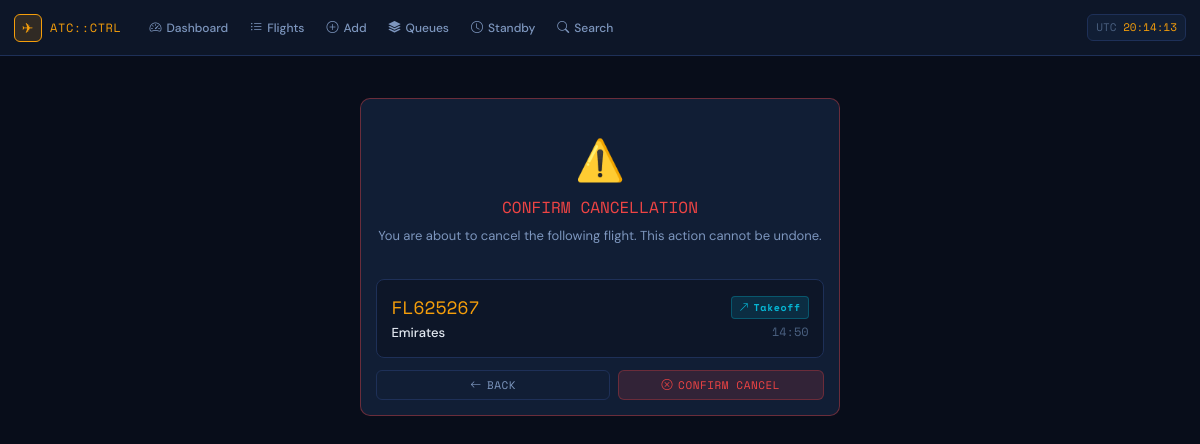
Screenshot of /flights/2/cancel/ with the database file from the repository.
### port/models.py (models this page shows, shortened)
class Flight(models.Model):
    STATUS_CHOICES = [
        ('landing',  'Landing'),
        ('takeoff',  'Takeoff'),
        ('StandBy',  'Stand By'),
        ('Landed',   'Landed'),
        ('Departed', 'Departed'),
        ('Cancelled','Cancelled'),
    ]
    flight_id    = models.IntegerField(unique=True, verbose_name="Flight ID")
    airline      = models.CharField(max_length=100, default="Unknown")
    status       = models.CharField(max_length=20, choices=STATUS_CHOICES, default='StandBy')
    emergency    = models.BooleanField(default=False)
    time         = models.IntegerField(
        default=0,
        help_text="Scheduled time in minutes past midnight (0–1439)"
    )
    date_day     = models.IntegerField(
        default=1,
        verbose_name="Day of Year",
        help_text="Day of the current year (1–365). Cannot be earlier than today."
    )
    runway_id    = models.IntegerField(
        default=1,
        verbose_name="Runway ID",
        help_text="Runway number (1–5)"
    )
    created_at   = models.DateTimeField(default=timezone.now)
    processed_at = models.DateTimeField(null=True, blank=True)
    class Meta:
        ordering = ['date_day', 'time', '-emergency']
    @property
    def formatted_time(self):
        h = self.time // 60
        m = self.time % 60
        return f"{h:02d}:{m:02d}"

### port/views.py (the view, shortened to what this page needs)
# urls.py: path('flights/<int:pk>/cancel/', views.cancel_flight, name='cancel_flight'),
def cancel_flight(request, pk):
    flight = get_object_or_404(Flight, pk=pk)
    return render(request, 'port/confirm_cancel.html', {'flight': flight})

### port/templates/port/confirm_cancel.html (shortened to what this page needs)
{% extends 'port/base.html' %}
{% block content %}
<div style="max-width:480px; margin:0 auto; margin-top:2rem;">
  <div class="atc-card" style="border-color:rgba(239,68,68,0.4);">
    <div style="text-align:center; padding:16px 0 8px;">
      <div style="font-size:40px; margin-bottom:8px;">⚠️</div>
      <h2 style="font-family:var(--mono); font-size:16px; color:var(--red);">CONFIRM CANCELLATION</h2>
      <p style="color:var(--text-secondary); font-size:13px; margin-top:8px;">
        You are about to cancel the following flight. This action cannot be undone.
      </p>
    </div>
    <div style="background:var(--bg-panel); border:1px solid var(--border); border-radius:8px; padding:14px; margin:12px 0;">
      <div style="display:flex; justify-content:space-between; align-items:center; flex-wrap:wrap; gap:8px;">
        <div>
          <div style="font-family:var(--mono); font-size:18px; color:var(--amber);">FL{{ flight.flight_id }}</div>
          <div style="font-size:13px; color:var(--text-primary); font-weight:500; margin-top:2px;">{{ flight.airline }}</div>
        </div>
        <div style="text-align:right;">
          {% include 'port/_status_badge.html' with status=flight.status %}
          <div style="font-family:var(--mono); font-size:12px; color:var(--text-muted); margin-top:4px;">{{ flight.formatted_time }}</div>
        </div>
      </div>
    </div>
    <div style="display:flex; gap:8px; margin-top:8px; flex-wrap:wrap;">
      <a href="{% url 'flight_list' %}" class="btn-atc btn-ghost" style="flex:1; justify-content:center; text-decoration:none; min-width:120px;">
        <i class="bi bi-arrow-left"></i> BACK
      </a>
      <form method="post" style="flex:1; margin:0; min-width:120px;">
        <button type="submit" class="btn-atc btn-red" style="width:100%; justify-content:center;">
          <i class="bi bi-x-circle"></i> CONFIRM CANCEL
        </button>
      </form>
    </div>
  </div>
</div>
{% endblock %}

### port/templates/port/base.html (style rules this page uses)
:root { --bg-deep: #080d1a; --bg-panel: #0d1628; --bg-card: #111e35; --bg-hover: #162340; --border: #1e3058; --border-lt: #2a4070; --amber: #f59e0b; --amber-glow: rgba(245,158,11,0.15); --green: #10b981; --green-glow: rgba(16,185,129,0.15); --red: #ef4444; --red-glow: rgba(239,68,68,0.15); --blue: #3b82f6; --blue-glow: rgba(59,130,246,0.15); --cyan: #06b6d4; --text-primary: #e2e8f0; --text-secondary: #7d96be; --text-muted: #4a6080; --mono: 'Space Mono', monospace; --sans: 'DM Sans', sans-serif; }
*, *::before, *::after { box-sizing: border-box; }
html, body { background-color: var(--bg-deep); color: var(--text-primary); font-family: var(--sans); font-size: 14px; min-height: 100vh; }
.atc-card { background: var(--bg-card); border: 1px solid var(--border); border-radius: 10px; padding: 1.1rem; }
.btn-atc { font-family: var(--mono); font-size: 11px; letter-spacing: 0.05em; padding: 6px 13px; border-radius: 6px; border: 1px solid transparent; cursor: pointer; transition: all 0.15s; display: inline-flex; align-items: center; gap: 5px; text-decoration: none; white-space: nowrap; }
.btn-red { background: var(--red-glow); color: var(--red); border-color: rgba(239,68,68,0.3); }
.btn-ghost { background: transparent; color: var(--text-secondary); border-color: var(--border); }

### rows the page displays
Flight: flight_id "625267", airline "Emirates", formatted_time "14:50"
